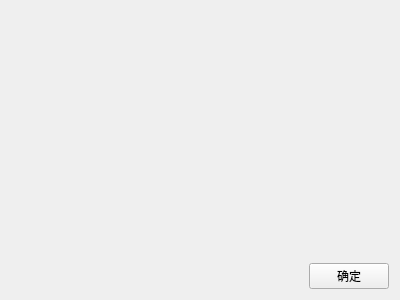
<?xml version="1.0" encoding="UTF-8"?>
<ui version="4.0">
 <class>Configure</class>
 <widget class="QWidget" name="Configure">
  <property name="windowModality">
   <enum>Qt::ApplicationModal</enum>
  </property>
  <property name="geometry">
   <rect>
    <x>0</x>
    <y>0</y>
    <width>400</width>
    <height>300</height>
   </rect>
  </property>
  <property name="windowTitle">
   <string>效果设置</string>
  </property>
  <property name="windowIcon">
   <iconset theme="configure"/>
  </property>
  <layout class="QVBoxLayout" name="verticalLayout_2">
   <item>
    <layout class="QFormLayout" name="container"/>
   </item>
   <item>
    <spacer name="verticalSpacer">
     <property name="orientation">
      <enum>Qt::Vertical</enum>
     </property>
     <property name="sizeHint" stdset="0">
      <size>
       <width>20</width>
       <height>40</height>
      </size>
     </property>
    </spacer>
   </item>
   <item>
    <layout class="QHBoxLayout" name="horizontalLayout">
     <property name="sizeConstraint">
      <enum>QLayout::SetFixedSize</enum>
     </property>
     <item>
      <spacer name="horizontalSpacer">
       <property name="orientation">
        <enum>Qt::Horizontal</enum>
       </property>
       <property name="sizeHint" stdset="0">
        <size>
         <width>40</width>
         <height>20</height>
        </size>
       </property>
      </spacer>
     </item>
     <item>
      <widget class="QPushButton" name="btn_confirm">
       <property name="text">
        <string>确定</string>
       </property>
      </widget>
     </item>
    </layout>
   </item>
  </layout>
 </widget>
 <resources/>
 <connections/>
</ui>
